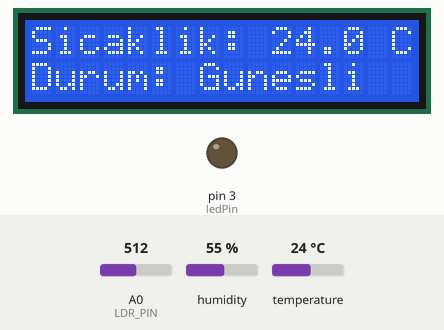
Recording of a sketch running on a simulated Arduino Uno, built with avr-gcc and run on an emulated ATmega328P. Parts: 16×2 character LCD, output pins drawn as LEDs (lit = HIGH). The inputs (shaded band) are chosen by the test bench; at power-on: A0 (LDR_PIN) = 512, humidity 55 %, temperature 24 °C. What the sketch prints to the serial monitor is not drawn.

Above: at 2.6 s.
2.7 s: A0 (LDR_PIN) set to 40
At 4.6 s:
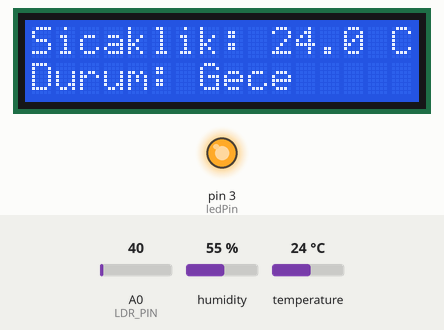
5.6 s: A0 (LDR_PIN) set to 60
At 8.8 s:
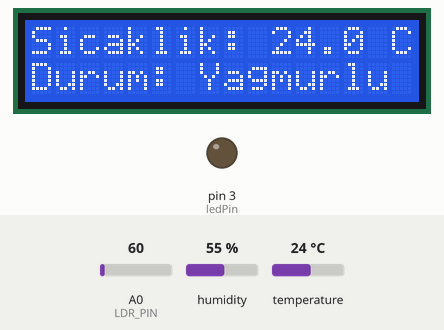
9.6 s: humidity set to 31 %
At 11.6 s:
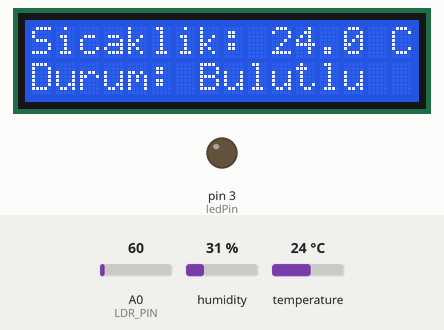
12.3 s: humidity set to 28 %
At 14.6 s:
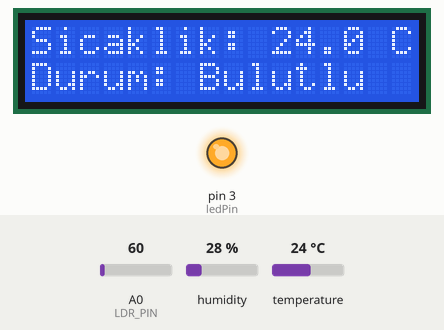
Timing chart, 0 to 23.8 s (numbered marks = the images above; inputs shaded):
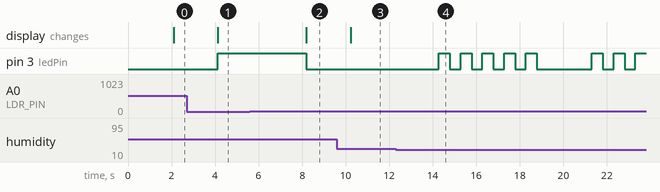

The sketch:

istasyon_kod.ino
```cpp
#include <DHT.h>
#include <LiquidCrystal.h>

#define DHTPIN 2
#define DHTTYPE DHT11
#define ledPin 3
#define LDR_PIN A0

DHT dht(DHTPIN, DHTTYPE);
LiquidCrystal lcd(8, 9, 10, 11, 12, 13);

const int sicaklikUyariEsigi = 30;
const int sicaklikDusukEsigi = 10;
const int nemUyariEsigi = 80;
const int nemDusukEsigi = 30;

void setup() {
  Serial.begin(9600);
  pinMode(ledPin, OUTPUT);
  lcd.begin(16, 2);
  lcd.print("Hava Durumu");
  delay(1000);
  dht.begin();
}

void loop() {
  int isikDegeri = analogRead(LDR_PIN);
  Serial.print("Isik Degeri: ");
  Serial.println(isikDegeri);
  delay(1000);

  bool gece = (isikDegeri < 50);
  bool gunduz = (isikDegeri > 50);

  float sicaklik = dht.readTemperature();
  int nem = dht.readHumidity();
  String havaDurumu = "";

  if (sicaklik > sicaklikUyariEsigi) {
    Serial.println("Uyari: Sicaklik cok yuksek!");
    ledBlink();
  } else if (sicaklik < sicaklikDusukEsigi) {
    Serial.println("Uyari: Sicaklik cok dusuk!");
    ledBlink();
  }

  if (nem > nemUyariEsigi) {
    Serial.println("Uyari: Nem cok yuksek!");
    ledBlink();
  } else if (nem < nemDusukEsigi) {
    Serial.println("Uyari: Nem cok dusuk!");
    ledBlink();
  }

  if (gece) {
    digitalWrite(ledPin, HIGH);
    havaDurumu = "Gece";
    Serial.println("Durum: Gece");
  } else if (gunduz) {
    digitalWrite(ledPin, LOW);
    if (isikDegeri > 150 && sicaklik > 20) {
      havaDurumu = "Gunesli";
      Serial.println("Durum: Gunesli");
    } else {
      if (nem > 50) {
        havaDurumu = "Yagmurlu";
        Serial.println("Durum: Yagmurlu");
      } else {
        havaDurumu = "Bulutlu";
        Serial.println("Durum: Bulutlu");
      }
    }
  }

  lcd.clear();
  lcd.setCursor(0, 0);
  lcd.print("Sicaklik: ");
  lcd.print(sicaklik, 1);
  lcd.print(" C");

  lcd.setCursor(0, 1);
  lcd.print("Nem: ");
  lcd.print(nem);
  lcd.print(" %");

  lcd.setCursor(0, 2);
  lcd.print("Durum: ");
  lcd.print(havaDurumu);

  Serial.print("Sicaklik: ");
  Serial.print(sicaklik);
  Serial.print(" C ");
  Serial.print("Nem: ");
  Serial.print(nem);
  Serial.print(" % ");
  Serial.print("Durum: ");
  Serial.println(havaDurumu);

  delay(1000);
}

void ledBlink() {
  for (int i = 0; i < 5; i++) {
    digitalWrite(ledPin, HIGH);
    delay(500);
    digitalWrite(ledPin, LOW);
    delay(500);
  }
}
```

Measured:
- the behaviour switches between 30 and 29 % on humidity (found by bisection; images 3 and 4)
- after the input at 2.7 s, pin 3 (ledPin): LOW → HIGH after 1.4 s; the display: changes after 1.4 s (image 1)
- after the input at 5.6 s, pin 3 (ledPin): HIGH → LOW after 2.6 s; the display: changes after 2.6 s (image 2)
- after the input at 9.6 s, the display: changes after 0.63 s (image 3)
- after the input at 12.3 s, pin 3 (ledPin): LOW → HIGH after 2.0 s, → LOW 0.50 s later, → HIGH 0.50 s later, → LOW 0.50 s later, … (15 changes in this stretch)
